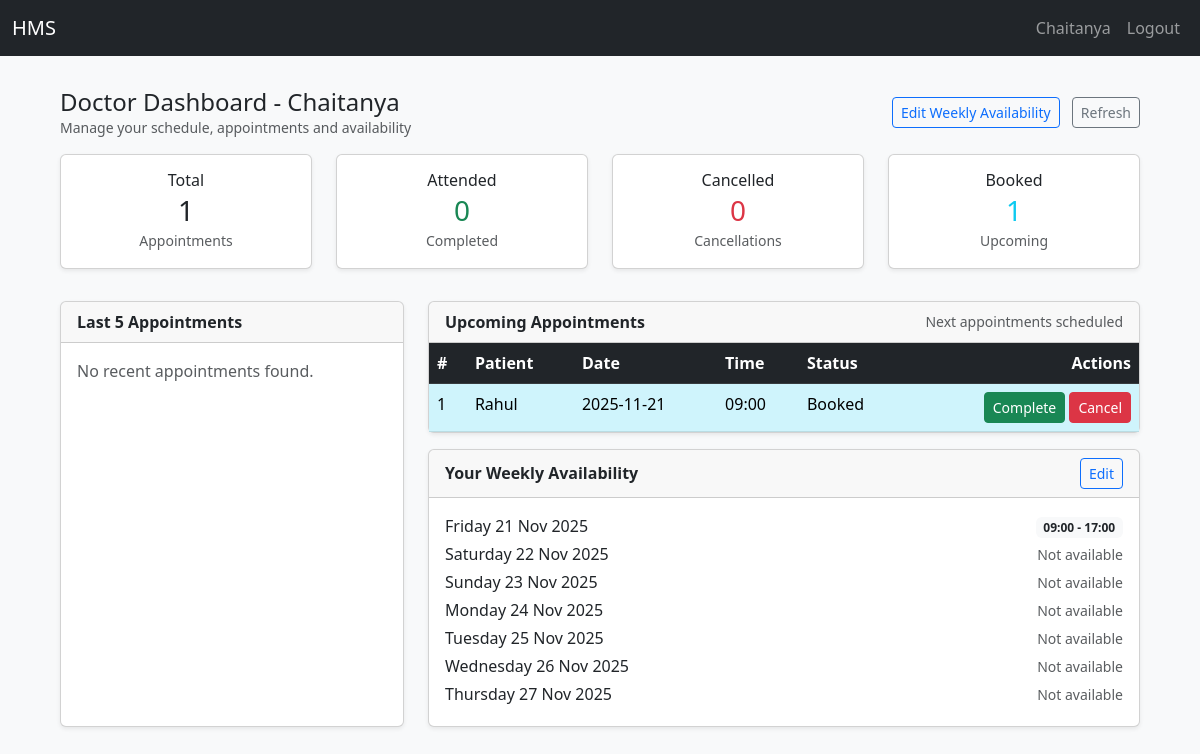
Page /doctor (signed in) on the committed database.
### app/models.py (models this page shows, shortened)
class User(UserMixin, db.Model):
    id = db.Column(db.Integer, primary_key=True)
    email = db.Column(db.String(120), unique=True, nullable=False)
    name = db.Column(db.String(120), nullable=False)
    password_hash = db.Column(db.String(128), nullable=False)
    role = db.Column(db.String(20), nullable=False)
    active = db.Column(db.Boolean, default=True)
    reason= db.Column(db.String(255))
    created_at = db.Column(db.DateTime, default=func.now())
    doctor = db.relationship('DoctorProfile', backref='user', uselist=False)
    patient = db.relationship('PatientProfile', backref='user', uselist=False)

class Appointment(db.Model):
    id = db.Column(db.Integer, primary_key=True)
    patient_id = db.Column(db.Integer, db.ForeignKey('patient_profile.id'))
    doctor_id = db.Column(db.Integer, db.ForeignKey('doctor_profile.id'))
    date = db.Column(db.Date, nullable=False)
    time = db.Column(db.Time, nullable=False)
    status = db.Column(db.String(20), default='Booked')  # Booked/Completed/Cancelled
    created_at = db.Column(db.DateTime, default=func.now()) # Timestamp of appointment creation from database
    treatment = db.relationship('Treatment', backref='appointment', uselist=False)
    __table_args__ = (
        db.UniqueConstraint('doctor_id', 'date', 'time', name='uix_doctor_datetime'),
    )

### app/routes.py (the view)
@main.route('/doctor')
@login_required
@role_required('doctor')
def doctor_dashboard():
    LAST_N = 5  # number of recent past appointments to show
    doc = current_user.doctor
    if not doc:
        flash('Doctor profile missing', 'danger')
        return redirect(url_for('main.logout'))
    now = datetime.now()
    all_appts = (
        Appointment.query
        .filter_by(doctor_id=doc.id)
        .order_by(Appointment.date, Appointment.time)
        .all()
    )
    upcoming_appts = [
        a for a in all_appts
        if (a.date > now.date() or (a.date == now.date() and a.time >= now.time()))
           and a.status == 'Booked'
    ]
    past_appts = [
        a for a in all_appts
        if (a.date < now.date() or (a.date == now.date() and a.time < now.time()) or a.status in ['Completed', 'Cancelled'])
    ]
    past_appts_sorted_desc = sorted(past_appts, key=lambda x: (x.date, x.time), reverse=True)
    recent_appointments = past_appts_sorted_desc[:LAST_N]
    today = date.today()
    dates = [today + timedelta(days=i) for i in range(7)]
    rows = DoctorAvailability.query.filter(
        DoctorAvailability.doctor_id == doc.id,
        DoctorAvailability.date.in_(dates)
    ).all()
    rows_map = {r.date: r for r in rows}
    availability={}
    display_dates = [(d, d.isoformat(), d.strftime('%A %d %b %Y')) for d in dates]
    for d,k,v in display_dates:
        r = rows_map.get(d)
        if r:
            availability[k] = {'start': r.start_time.strftime('%H:%M'), 'end': r.end_time.strftime('%H:%M')}
    return render_template(
        'doctor_dashboard.html',
        doctor=doc,
        appointments=upcoming_appts,
        all_appointments=all_appts,
        recent_appointments=recent_appointments,
        display_dates=display_dates,
        availability=availability
    )

### app/routes.py (called while the page is built)
def role_required(role):
    from functools import wraps
    def decorator(fn):
        @wraps(fn)
        def wrapper(*args, **kwargs):
            if not current_user.is_authenticated or current_user.role != role:
                flash('Access denied', 'danger')
                return redirect(url_for('views.login'))
            return fn(*args, **kwargs)
        return wrapper
    return decorator

### app/templates/doctor_dashboard.html (shortened to what this page needs)
{% extends 'base.html' %}
{% block content %}
<div class="container py-3">
  <div class="d-flex justify-content-between align-items-center mb-3">
    <div>
      <h4 class="mb-0">Doctor Dashboard - {{ doctor.user.name }}</h4>
      <div class="text-muted small">Manage your schedule, appointments and availability</div>
    </div>
    <div class="text-end">
      <a href="{{ url_for('main.doctor_availability') }}" class="btn btn-sm btn-outline-primary me-2">
        Edit Weekly Availability
      </a>
      <a href="{{ url_for('main.doctor_dashboard') }}" class="btn btn-sm btn-outline-secondary">Refresh</a>
    </div>
  </div>
  {% set all_appts = all_appointments if all_appointments is defined else (appointments if appointments is defined else []) %}
  {% set total_appts = all_appts|length %}
  {% set cancelled_appts = (all_appts|selectattr('status','equalto','Cancelled')|list)|length %}
  {% set attended_appts = (all_appts|selectattr('status','equalto','Completed')|list)|length %}
  {% set booked_appts = (all_appts|selectattr('status','equalto','Booked')|list)|length %}
  <div class="row mb-4">
    <div class="col-md-3 col-sm-6 mb-2">
      <div class="card text-center shadow-sm">
        <div class="card-body">
          <h6 class="card-title mb-1">Total</h6>
          <h3 class="mb-0">{{ total_appts }}</h3>
          <small class="text-muted">Appointments</small>
        </div>
      </div>
    </div>
    <div class="col-md-3 col-sm-6 mb-2">
      <div class="card text-center shadow-sm">
        <div class="card-body">
          <h6 class="card-title mb-1">Attended</h6>
          <h3 class="mb-0 text-success">{{ attended_appts }}</h3>
          <small class="text-muted">Completed</small>
        </div>
      </div>
    </div>
    <div class="col-md-3 col-sm-6 mb-2">
      <div class="card text-center shadow-sm">
        <div class="card-body">
          <h6 class="card-title mb-1">Cancelled</h6>
          <h3 class="mb-0 text-danger">{{ cancelled_appts }}</h3>
          <small class="text-muted">Cancellations</small>
        </div>
      </div>
    </div>
    <div class="col-md-3 col-sm-6 mb-2">
      <div class="card text-center shadow-sm">
        <div class="card-body">
          <h6 class="card-title mb-1">Booked</h6>
          <h3 class="mb-0 text-info">{{ booked_appts }}</h3>
          <small class="text-muted">Upcoming</small>
        </div>
      </div>
    </div>
  </div>
  <div class="row">
    <div class="col-lg-4 mb-4">
      <div class="card shadow-sm h-100">
        <div class="card-header">
          <strong>Last 5 Appointments</strong>
        </div>
        <div class="card-body">
          {% if recent_appointments %}
            <ul class="list-group">
              {% for a in recent_appointments %}
                <li class="list-group-item d-flex justify-content-between align-items-start">
                  <div>
                    <div><strong>{{ a.patient.user.name }}</strong></div>
                    <div class="small text-muted">
                      {{ a.date }} &nbsp;|&nbsp; {{ a.time.strftime('%H:%M') }}
                    </div>
                    <div class="small mt-1">
                      {% if a.status == 'Completed' %}
                        <span class="badge bg-success">Completed</span>
                      {% elif a.status == 'Cancelled' %}
                        <span class="badge bg-danger">Cancelled</span>
                      {% elif a.status == 'Booked' %}
                        <span class="badge bg-info text-dark">Booked</span>
                      {% else %}
                        <span class="badge bg-secondary">{{ a.status }}</span>
                      {% endif %}
                    </div>
                  </div>
                  <div class="text-end">
                    <a class="btn btn-sm btn-outline-primary" href="{{ url_for('main.admin_appointment_view', appt_id=a.id, next=request.full_path) }}">View</a>
                  </div>
                </li>
              {% endfor %}
            </ul>
          {% else %}
            <div class="text-muted">No recent appointments found.</div>
          {% endif %}
        </div>
      </div>
    </div>
    <div class="col-lg-8 mb-4">
      <div class="card shadow-sm mb-3">
        <div class="card-header d-flex justify-content-between align-items-center">
          <strong>Upcoming Appointments</strong>
          <small class="text-muted">Next appointments scheduled</small>
        </div>
        <div class="card-body p-0">
          <table class="table mb-0">
            <thead class="table-dark">
              <tr>
                <th>#</th>
                <th>Patient</th>
                <th>Date</th>
                <th>Time</th>
                <th>Status</th>
                <th class="text-end">Actions</th>
              </tr>
            </thead>
            <tbody>
              {% if appointments %}
                {% for a in appointments %}
                  <tr class="
                    {% if a.status == 'Completed' %}table-success
                    {% elif a.status == 'Booked' %}table-info
                    {% elif a.status == 'Cancelled' %}table-danger
                    {% endif %}
                  ">
                    <td>{{ a.id }}</td>
                    <td>{{ a.patient.user.name }}</td>
                    <td>{{ a.date }}</td>
                    <td>{{ a.time.strftime('%H:%M') }}</td>
                    <td>{{ a.status }}</td>
                    <td class="text-end">
                      {% if a.status != 'Cancelled' and a.status != 'Completed' %}
                        <a class="btn btn-sm btn-success" href="{{ url_for('main.complete_appointment', appt_id=a.id) }}">Complete</a>
                        <form method="post" action="{{ url_for('main.doctor_cancel_appointment', appt_id=a.id) }}" style="display:inline">
                          <button class="btn btn-sm btn-danger">Cancel</button>
                        </form>
                      {% else %}
                        <a class="btn btn-sm btn-outline-primary" href="{{ url_for('main.admin_appointment_view', appt_id=a.id) }}">View</a>
                      {% endif %}
                    </td>
                  </tr>
                {% endfor %}
              {% else %}
                <tr><td colspan="6" class="text-center text-muted">No upcoming appointments.</td></tr>
              {% endif %}
            </tbody>
          </table>
        </div>
      </div>
      {% set avail = availability %}
      <div class="card shadow-sm">
        <div class="card-header d-flex justify-content-between align-items-center">
          <strong>Your Weekly Availability</strong>
          <a href="{{ url_for('main.doctor_availability') }}" class="btn btn-sm btn-outline-primary">Edit</a>
        </div>
        <div class="card-body">
          {% for d, iso, label in display_dates %}
            <div class="d-flex justify-content-between align-items-center mb-1">
              <div class="text-capitalize">{{ label }}</div>
              <div>
                {% if avail[iso] %}
                  <span class="badge bg-light text-dark">{{ avail[iso]['start'] }} - {{ avail[iso]['end'] }}</span>
                {% else %}
                  <span class="text-muted small">Not available</span>
                {% endif %}
              </div>
            </div>
          {% endfor %}
        </div>
      </div>
    </div>
  </div>
</div>
{% endblock %}

### app/templates/base.html (shortened to what this page needs)
<!doctype html>
<html lang="en">
<head>
  <link href="https://cdn.jsdelivr.net/npm/bootstrap@5.3.0/dist/css/bootstrap.min.css" rel="stylesheet">
  <link rel="stylesheet" href="{{ url_for('static', filename='css/style.css') }}">
</head>
<body>
<nav class="navbar navbar-expand-lg navbar-dark bg-dark">
  <div class="container-fluid">
    <a class="navbar-brand text-white" id="home" href="/">HMS</a>
    <div class="collapse navbar-collapse">
      <ul class="navbar-nav ms-auto mb-2 mb-lg-0 ">
        {% if current_user.is_authenticated %}
          <li class="nav-item text-white"><a class="nav-link" href="#">{{ current_user.name }}</a></li>
          <li class="nav-item text-white"><a class="nav-link" href="{{ url_for('main.logout') }}">Logout</a></li>
        {% endif %}
      </ul>
    </div>
  </div>
</nav>
<div class="toast-container position-fixed top-0 end-0 p-3" style="z-index: 2000;">
</div>
<div class="container-fluid mt-3 px-5">
  {% block content %}
  {% endblock %}
</div>
</body>
</html>

### app/static/css/style.css (style rules this page uses)
body { background-color: #f8f9fa; font-family: "Segoe UI", Roboto, Arial, sans-serif; }

### rows in the picture
User: name "Chaitanya", user.name "Chaitanya"
Appointment: id "1", patient.user.name "Rahul", date "2025-11-21", time "09:00", status "Booked"

### other values in the picture
{{ total_appts }} "1"
{{ attended_appts }} "0"
{{ cancelled_appts }} "0"
{{ booked_appts }} "1"
{{ label }} "Friday 21 Nov 2025" "Saturday 22 Nov 2025" "Sunday 23 Nov 2025" "Monday 24 Nov 2025" "Tuesday 25 Nov 2025" "Wednesday 26 Nov 2025" "Thursday 27 Nov 2025"
{{ avail[iso]['start'] }} "09:00"
{{ avail[iso]['end'] }} "17:00"
